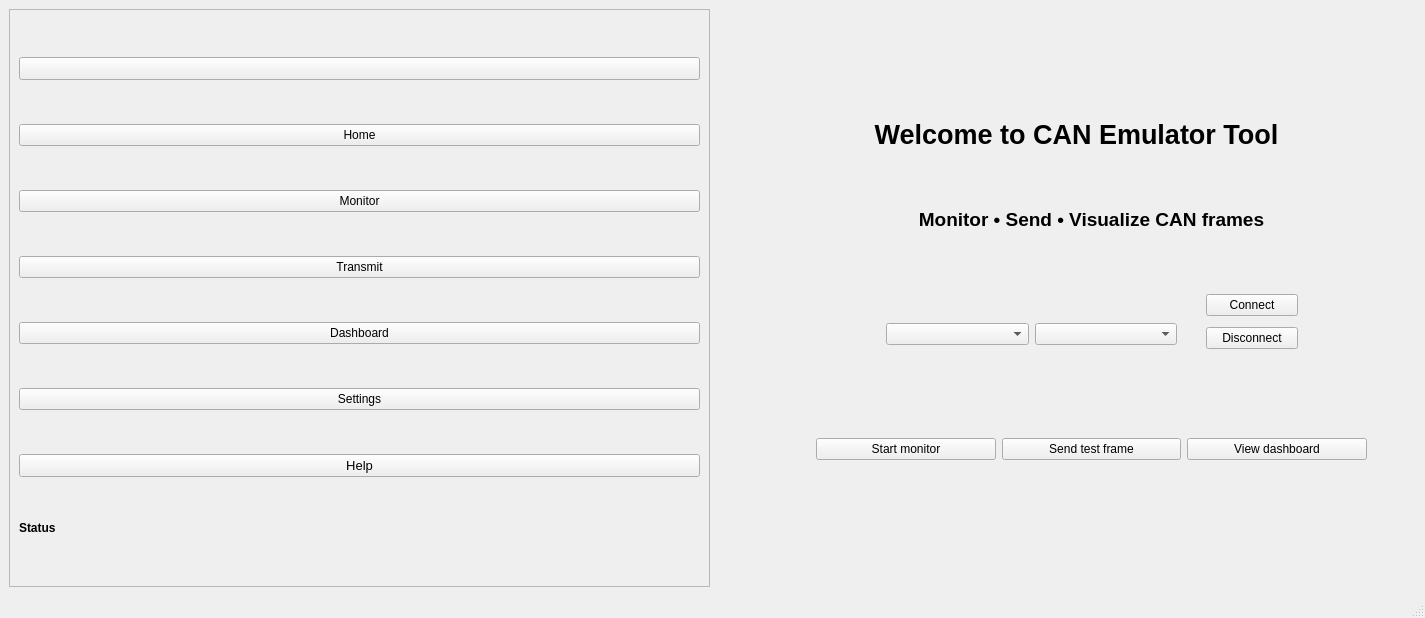
<?xml version="1.0" encoding="UTF-8"?>
<ui version="4.0">
 <class>HomeWindow</class>
 <widget class="QMainWindow" name="HomeWindow">
  <property name="geometry">
   <rect>
    <x>0</x>
    <y>0</y>
    <width>1425</width>
    <height>618</height>
   </rect>
  </property>
  <property name="windowTitle">
   <string>HomeWindow</string>
  </property>
  <widget class="QWidget" name="centralwidget">
   <layout class="QHBoxLayout" name="horizontalLayout">
    <item>
     <widget class="QFrame" name="sidebarFrame">
      <property name="sizePolicy">
       <sizepolicy hsizetype="Expanding" vsizetype="Expanding">
        <horstretch>0</horstretch>
        <verstretch>0</verstretch>
       </sizepolicy>
      </property>
      <property name="frameShape">
       <enum>QFrame::Shape::StyledPanel</enum>
      </property>
      <property name="frameShadow">
       <enum>QFrame::Shadow::Raised</enum>
      </property>
      <layout class="QVBoxLayout" name="verticalLayout">
       <item>
        <widget class="QPushButton" name="toggleSidebarButton">
         <property name="font">
          <font>
           <pointsize>10</pointsize>
           <bold>false</bold>
          </font>
         </property>
         <property name="text">
          <string/>
         </property>
        </widget>
       </item>
       <item>
        <widget class="QPushButton" name="navHomeButton">
         <property name="text">
          <string>Home</string>
         </property>
        </widget>
       </item>
       <item>
        <widget class="QPushButton" name="navMonitorButton">
         <property name="text">
          <string>Monitor</string>
         </property>
        </widget>
       </item>
       <item>
        <widget class="QPushButton" name="navTransmitButton">
         <property name="text">
          <string>Transmit</string>
         </property>
        </widget>
       </item>
       <item>
        <widget class="QPushButton" name="navDashboardButton">
         <property name="text">
          <string>Dashboard</string>
         </property>
        </widget>
       </item>
       <item>
        <widget class="QPushButton" name="navSettingsButton">
         <property name="text">
          <string>Settings</string>
         </property>
        </widget>
       </item>
       <item>
        <widget class="QPushButton" name="navHelpButton">
         <property name="font">
          <font>
           <pointsize>10</pointsize>
           <bold>false</bold>
          </font>
         </property>
         <property name="text">
          <string>Help</string>
         </property>
        </widget>
       </item>
       <item>
        <widget class="QLabel" name="statusLabel">
         <property name="sizePolicy">
          <sizepolicy hsizetype="Preferred" vsizetype="Fixed">
           <horstretch>0</horstretch>
           <verstretch>0</verstretch>
          </sizepolicy>
         </property>
         <property name="font">
          <font>
           <bold>true</bold>
          </font>
         </property>
         <property name="text">
          <string>Status</string>
         </property>
        </widget>
       </item>
      </layout>
     </widget>
    </item>
    <item>
     <widget class="QStackedWidget" name="stackedWidget">
      <property name="sizePolicy">
       <sizepolicy hsizetype="Expanding" vsizetype="Expanding">
        <horstretch>0</horstretch>
        <verstretch>0</verstretch>
       </sizepolicy>
      </property>
      <property name="currentIndex">
       <number>0</number>
      </property>
      <widget class="QWidget" name="homePage">
       <widget class="QLabel" name="titleWelcome">
        <property name="geometry">
         <rect>
          <x>80</x>
          <y>70</y>
          <width>561</width>
          <height>111</height>
         </rect>
        </property>
        <property name="font">
         <font>
          <pointsize>20</pointsize>
          <bold>true</bold>
         </font>
        </property>
        <property name="text">
         <string>Welcome to CAN Emulator Tool</string>
        </property>
        <property name="alignment">
         <set>Qt::AlignmentFlag::AlignCenter</set>
        </property>
       </widget>
       <widget class="QLabel" name="subtitleWelcome">
        <property name="geometry">
         <rect>
          <x>160</x>
          <y>180</y>
          <width>431</width>
          <height>61</height>
         </rect>
        </property>
        <property name="font">
         <font>
          <pointsize>14</pointsize>
          <bold>true</bold>
         </font>
        </property>
        <property name="text">
         <string>Monitor • Send • Visualize CAN frames</string>
        </property>
        <property name="alignment">
         <set>Qt::AlignmentFlag::AlignCenter</set>
        </property>
       </widget>
       <widget class="QWidget" name="layoutWidget">
        <property name="geometry">
         <rect>
          <x>490</x>
          <y>280</y>
          <width>92</width>
          <height>67</height>
         </rect>
        </property>
        <layout class="QVBoxLayout" name="verticalLayout_2">
         <item>
          <widget class="QPushButton" name="connectButton">
           <property name="text">
            <string>Connect</string>
           </property>
          </widget>
         </item>
         <item>
          <widget class="QPushButton" name="disconnectButton">
           <property name="text">
            <string>Disconnect</string>
           </property>
          </widget>
         </item>
        </layout>
       </widget>
       <widget class="QWidget" name="layoutWidget">
        <property name="geometry">
         <rect>
          <x>100</x>
          <y>410</y>
          <width>551</width>
          <height>61</height>
         </rect>
        </property>
        <layout class="QHBoxLayout" name="horizontalLayout_2">
         <item>
          <widget class="QPushButton" name="navMonitorButton_2">
           <property name="text">
            <string>Start monitor</string>
           </property>
          </widget>
         </item>
         <item>
          <widget class="QPushButton" name="navTransmitButton_2">
           <property name="text">
            <string>Send test frame</string>
           </property>
          </widget>
         </item>
         <item>
          <widget class="QPushButton" name="navDashboardButton_2">
           <property name="text">
            <string>View dashboard</string>
           </property>
          </widget>
         </item>
        </layout>
       </widget>
       <widget class="QWidget" name="layoutWidget">
        <property name="geometry">
         <rect>
          <x>170</x>
          <y>310</y>
          <width>291</width>
          <height>30</height>
         </rect>
        </property>
        <layout class="QHBoxLayout" name="horizontalLayout_3">
         <item>
          <widget class="QComboBox" name="labelComPort"/>
         </item>
         <item>
          <widget class="QComboBox" name="labelBaud">
           <property name="editable">
            <bool>false</bool>
           </property>
          </widget>
         </item>
        </layout>
       </widget>
      </widget>
      <widget class="QWidget" name="monitorPage"/>
      <widget class="QWidget" name="transmitPage"/>
      <widget class="QWidget" name="dashboardPage"/>
     </widget>
    </item>
   </layout>
  </widget>
  <widget class="QStatusBar" name="statusbar"/>
 </widget>
 <resources/>
 <connections/>
</ui>
